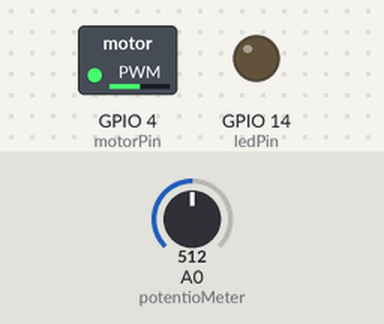
A program run on a simulated ESP8266 board running MicroPython. On the bench: switched loads named in the program (green lamp = pin HIGH), output pins drawn as LEDs (lit = HIGH). Inputs (shaded band) come from the test bench; at power-on: A0 (potentioMeter) = 512 (analog values on the 0–1023 scale). Pins used as bus, display or sensor lines are not drawn.

Above: at 0.1 s.
Timing chart, 0 to 1.6 s (numbered marks = the images above):
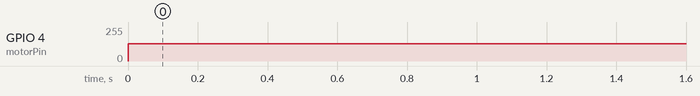

Measured:
- by itself, GPIO 4 (motorPin): 0/255 → 128/255 at 0.00 s

The program:

main.py
```python
from machine import Pin, PWM, ADC
import time

# esptool.py --port /dev/tty.usbserial-210 --baud 460800 erase_flash
# esptool.py --port /dev/tty.usbserial-210 --baud 460800 write_flash --flash_size=detect 0 esp8266-20191220-v1.12.bin
# picocom /dev/tty.usbserial-210 -b115200
#  import webrepl_setup
#
#  import network
#  sta_if = network.WLAN(network.STA_IF)
#  sta_if.active(True)
#  sta_if.connect('dachboden', 'epicattic')
#  sta_if.isconnected()
#  sta_if.ifconfig()

# 192.168.0.146

# python ../webrepl/webrepl_cli.py main.py 192.168.0.146:/ -p "incubator"

# Limit the motor to max. 400mA, see data sheet of a similar motor https://www.sparkfun.com/products/10551.

resetPin = Pin(5, Pin.OUT) # This is PIN D1
motorPin = Pin(4, Pin.OUT) # This is PIN D2
sleepPin = Pin(0, Pin.OUT) # This is PIN D3

# https://randomnerdtutorials.com/esp32-esp8266-analog-readings-micropython/
potentioMeter = ADC(0) # This is PIN A0

# potentioMeter.read() returns values from 0 to 1024

ledPin = Pin(14, Pin.OUT)

resetPin.value(1)
sleepPin.value(1)

pwmMotor = PWM(motorPin)

# Unterlegescheibe

# Frequency must start low for the device to start moving
frequency = 5
endFrequency = 700
duty = 512

while True:
    if (frequency < endFrequency):
        pwmMotor.freq(frequency)
        pwmMotor.duty(duty)

        frequency = min(frequency + 3, endFrequency)
        time.sleep_ms(250)
    else:
        pot_value = potentioMeter.read()
        sleep_time = int(10 + (1024 - pot_value) * 100)

        ledPin.value(1)
        time.sleep_us(25)
        ledPin.value(0)
        time.sleep_us(sleep_time)
```
